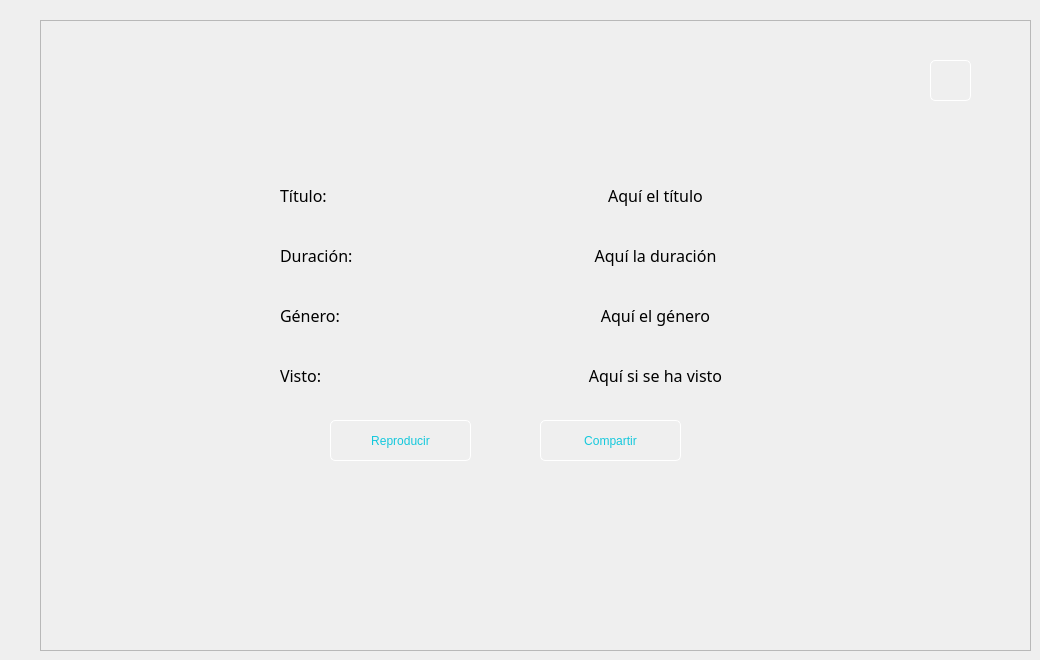
    <widget class="QWidget" name="DatosPelicula">
     <widget class="QFrame" name="frame">
      <property name="geometry">
       <rect>
        <x>40</x>
        <y>20</y>
        <width>991</width>
        <height>631</height>
       </rect>
      </property>
      <property name="font">
       <font>
        <kerning>true</kerning>
       </font>
      </property>
      <property name="autoFillBackground">
       <bool>false</bool>
      </property>
      <property name="styleSheet">
       <string notr="true">QPushButton{
font: 87 12pt &quot;Arial Black&quot;;
background-color: #000000ff;
color: rgb(20, 200, 220);
border-radius: 5px;
border: 1px solid white;

}

QLabel{
font: 87 12pt &quot;Arial Black&quot;;
color: #000000;

}


QPushButton:hover{
background-color: white;
}</string>
      </property>
      <property name="frameShape">
       <enum>QFrame::StyledPanel</enum>
      </property>
      <property name="frameShadow">
       <enum>QFrame::Raised</enum>
      </property>
      <widget class="QLabel" name="label_23">
       <property name="geometry">
        <rect>
         <x>240</x>
         <y>150</y>
         <width>151</width>
         <height>51</height>
        </rect>
       </property>
       <property name="font">
        <font>
         <family>Arial Black</family>
         <pointsize>12</pointsize>
         <weight>10</weight>
         <italic>false</italic>
         <bold>false</bold>
        </font>
       </property>
       <property name="text">
        <string>Título:</string>
       </property>
       <property name="textFormat">
        <enum>Qt::RichText</enum>
       </property>
      </widget>
      <widget class="QLabel" name="titulo">
       <property name="geometry">
        <rect>
         <x>470</x>
         <y>150</y>
         <width>291</width>
         <height>51</height>
        </rect>
       </property>
       <property name="font">
        <font>
         <family>Arial Black</family>
         <pointsize>12</pointsize>
         <weight>10</weight>
         <italic>false</italic>
         <bold>false</bold>
        </font>
       </property>
       <property name="text">
        <string>Aquí el título</string>
       </property>
       <property name="textFormat">
        <enum>Qt::RichText</enum>
       </property>
       <property name="alignment">
        <set>Qt::AlignCenter</set>
       </property>
      </widget>
      <widget class="QLabel" name="label_24">
       <property name="geometry">
        <rect>
         <x>240</x>
         <y>210</y>
         <width>211</width>
         <height>51</height>
        </rect>
       </property>
       <property name="font">
        <font>
         <family>Arial Black</family>
         <pointsize>12</pointsize>
         <weight>10</weight>
         <italic>false</italic>
         <bold>false</bold>
        </font>
       </property>
       <property name="text">
        <string>Duración:</string>
       </property>
       <property name="textFormat">
        <enum>Qt::RichText</enum>
       </property>
      </widget>
      <widget class="QLabel" name="duracion">
       <property name="geometry">
        <rect>
         <x>470</x>
         <y>210</y>
         <width>291</width>
         <height>51</height>
        </rect>
       </property>
       <property name="font">
        <font>
         <family>Arial Black</family>
         <pointsize>12</pointsize>
         <weight>10</weight>
         <italic>false</italic>
         <bold>false</bold>
        </font>
       </property>
       <property name="text">
        <string>Aquí la duración</string>
       </property>
       <property name="textFormat">
        <enum>Qt::RichText</enum>
       </property>
       <property name="alignment">
        <set>Qt::AlignCenter</set>
       </property>
      </widget>
      <widget class="QLabel" name="label_25">
       <property name="geometry">
        <rect>
         <x>240</x>
         <y>270</y>
         <width>211</width>
         <height>51</height>
        </rect>
       </property>
       <property name="font">
        <font>
         <family>Arial Black</family>
         <pointsize>12</pointsize>
         <weight>10</weight>
         <italic>false</italic>
         <bold>false</bold>
        </font>
       </property>
       <property name="text">
        <string>Género:</string>
       </property>
       <property name="textFormat">
        <enum>Qt::RichText</enum>
       </property>
      </widget>
      <widget class="QLabel" name="genero">
       <property name="geometry">
        <rect>
         <x>470</x>
         <y>270</y>
         <width>291</width>
         <height>51</height>
        </rect>
       </property>
       <property name="font">
        <font>
         <family>Arial Black</family>
         <pointsize>12</pointsize>
         <weight>10</weight>
         <italic>false</italic>
         <bold>false</bold>
        </font>
       </property>
       <property name="text">
        <string>Aquí el género</string>
       </property>
       <property name="textFormat">
        <enum>Qt::RichText</enum>
       </property>
       <property name="alignment">
        <set>Qt::AlignCenter</set>
       </property>
      </widget>
      <widget class="QLabel" name="label_26">
       <property name="geometry">
        <rect>
         <x>240</x>
         <y>330</y>
         <width>211</width>
         <height>51</height>
        </rect>
       </property>
       <property name="font">
        <font>
         <family>Arial Black</family>
         <pointsize>12</pointsize>
         <weight>10</weight>
         <italic>false</italic>
         <bold>false</bold>
        </font>
       </property>
       <property name="text">
        <string>Visto:</string>
       </property>
       <property name="textFormat">
        <enum>Qt::RichText</enum>
       </property>
      </widget>
      <widget class="QLabel" name="visto">
       <property name="geometry">
        <rect>
         <x>470</x>
         <y>330</y>
         <width>291</width>
         <height>51</height>
        </rect>
       </property>
       <property name="font">
        <font>
         <family>Arial Black</family>
         <pointsize>12</pointsize>
         <weight>10</weight>
         <italic>false</italic>
         <bold>false</bold>
        </font>
       </property>
       <property name="text">
        <string>Aquí si se ha visto</string>
       </property>
       <property name="textFormat">
        <enum>Qt::RichText</enum>
       </property>
       <property name="alignment">
        <set>Qt::AlignCenter</set>
       </property>
      </widget>
      <widget class="QPushButton" name="Reproducir">
       <property name="geometry">
        <rect>
         <x>290</x>
         <y>400</y>
         <width>141</width>
         <height>41</height>
        </rect>
       </property>
       <property name="text">
        <string>Reproducir</string>
       </property>
      </widget>
      <widget class="QPushButton" name="Compartir">
       <property name="geometry">
        <rect>
         <x>500</x>
         <y>400</y>
         <width>141</width>
         <height>41</height>
        </rect>
       </property>
       <property name="text">
        <string>Compartir</string>
       </property>
      </widget>
      <widget class="QPushButton" name="Reproducir_2">
       <property name="geometry">
        <rect>
         <x>890</x>
         <y>40</y>
         <width>41</width>
         <height>41</height>
        </rect>
       </property>
       <property name="styleSheet">
        <string notr="true">border-image: url(:/prefijoNuevo/Cine/58253.png);
hover{
background-color: white;
}
</string>
       </property>
       <property name="text">
        <string/>
       </property>
      </widget>
     </widget>
    </widget>
